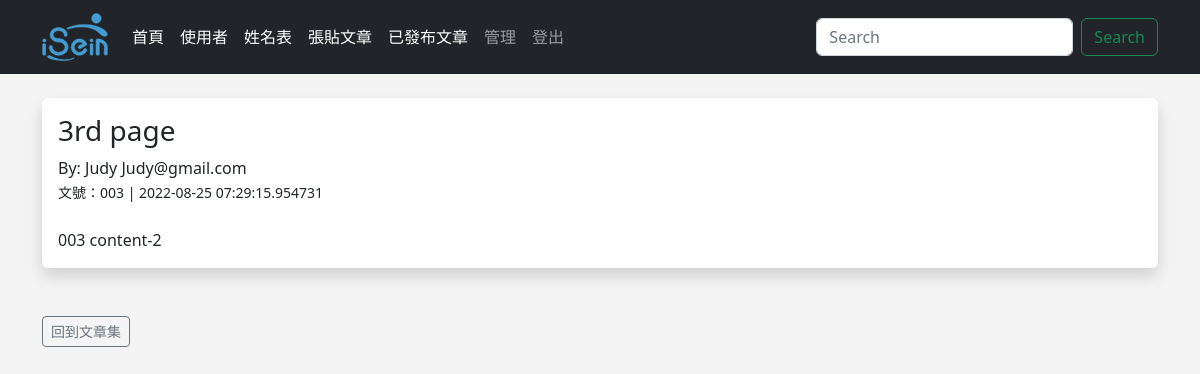
/posts/2 (signed in), run on the app's committed database.
### app.py (models this page shows, shortened)
class Posts(db.Model):
    id = db.Column(db.Integer, primary_key=True)
    title = db.Column(db.String(255))
    content = db.Column(db.Text)
    date_posted = db.Column(db.DateTime, default=datetime.utcnow)
    slug = db.Column(db.String(255))
    poster_id = db.Column(db.Integer, db.ForeignKey('users.id'))

class Users(db.Model, UserMixin):
    id = db.Column(db.Integer, primary_key=True)
    username = db.Column(db.String(20), nullable=False)
    name = db.Column(db.String(200), nullable=False)
    email = db.Column(db.String(200), nullable=False, unique=True)
    favorite_color = db.Column(db.String(120))
    password_hash = db.Column(db.String(128))
    date_added = db.Column(db.DateTime, default=datetime.utcnow)
    posts = db.relationship('Posts', backref="poster")
    @property
    def password(self):
        raise AttributeError("哈希屬性不可讀取！")

### app.py (the view)
@app.route('/posts/<int:id>')
@login_required
def post(id):
    post=Posts.query.get_or_404(id)
    return render_template('post.html', post=post)

### app.py (called while the page is built)
@login_manager.user_loader
def load_user(user_id):
    return Users.query.get(int(user_id))

### templates/post.html (shortened to what this page needs)
{% extends 'base.html' %}
{% block content %}
    <div class="shadow p-3 mb-5 bg-body rounded">
        <h3>{{ post.title }}</h3>
        By: {{ post.poster.name }} {{ post.poster.email }}<br/>
        <small>文號：{{ post.slug }} | {{ post.date_posted }}</small><br/>
        <br/>
        {{ post.content|safe }}
    </div>
    <a href="{{ url_for('posts')}}" class="btn btn-outline-secondary btn-sm">回到文章集</a>
{% endblock %}

### static/css/style.css (style rules this page uses)
body { background: #f4f4f4f0; }

### data on the page
Posts: title "3rd page", slug "003", date_posted "2022-08-25 07:29:15.954731", content "003 content-2"
Users: poster.name "Judy", poster.email "Judy@gmail.com"
